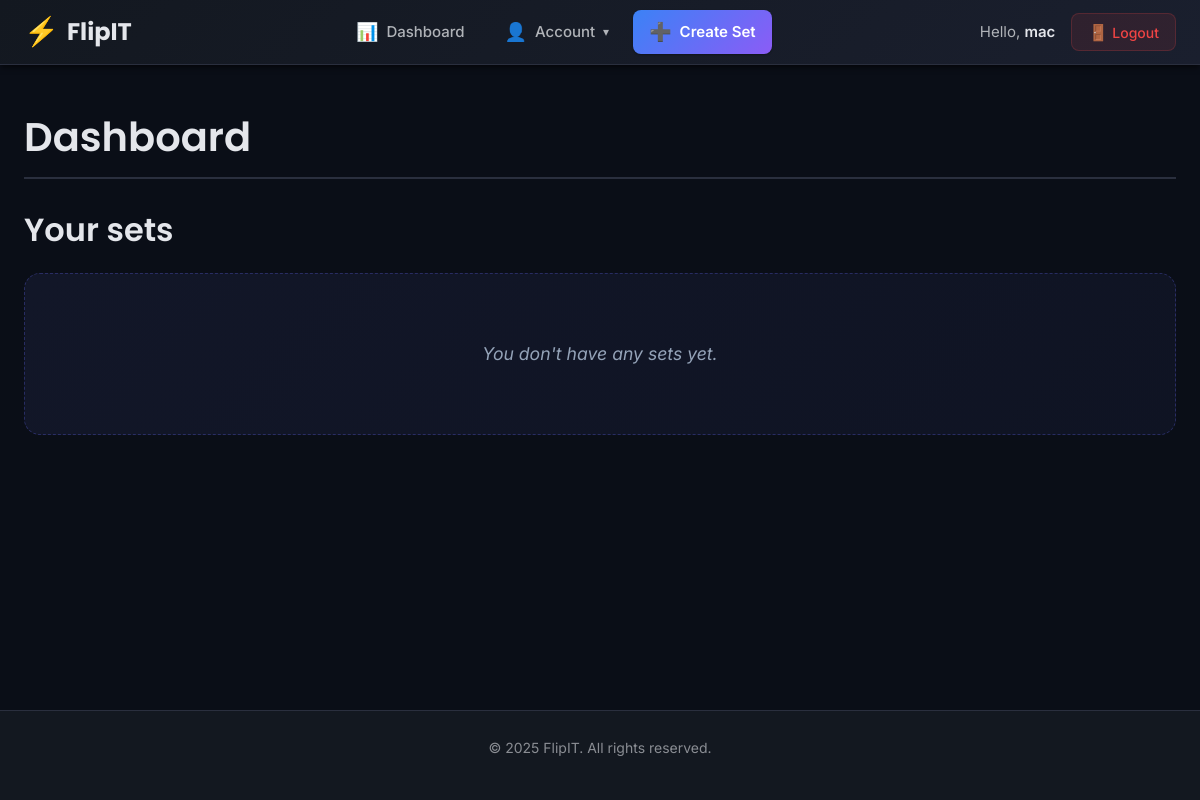
/account/ (signed in), run on an earlier commit of the app's database.
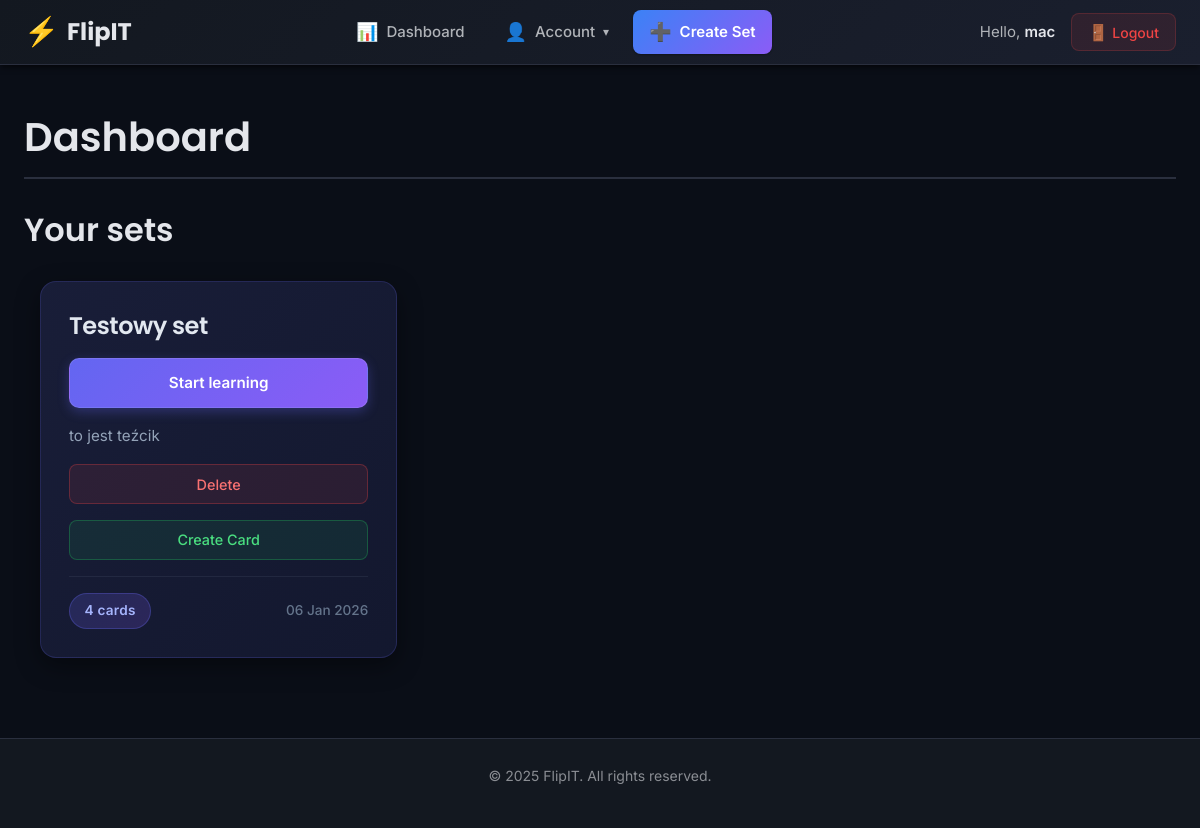
And on a later commit of the database.
### sets/models.py (models this page shows, shortened)
class Set(models.Model):
    owner=models.ForeignKey(
        User,
        on_delete=models.CASCADE,
        related_name='sets'
    )
    name = models.CharField(max_length=255, unique=True)
    description = models.CharField(blank=True)
    created_at = models.DateTimeField(auto_now_add=True)
    sessions_count = models.PositiveIntegerField(default=0, editable=False)
    @property
    def cards_count(self):
        return self.cards.count()

### account/views.py (the view)
# urls.py: path('', dashboard, name='dashboard'),
@login_required
def dashboard(request):
    sets = Set.objects.filter(owner=request.user)
    return render(
        request,
        'account/dashboard.html',
        {
            'section': 'dashboard',
            'sets': sets
        }
    )

### account/templates/account/dashboard.html (shortened to what this page needs)
{% extends "base.html" %}
{% block content %}
  <h1>Dashboard</h1>
  <h2>Your sets</h2>
  {% include 'sets/sets_plates.html' %}
{% endblock %}

### account/templates/base.html (shortened to what this page needs)
{% load static %}
<!DOCTYPE html>
<html lang="en">
<head>
  <link href="{% static "css/base.css" %}" rel="stylesheet">
</head>
<body>
  <header id="header" class="header">
    <div class="header-container">
      <a href="{% url 'dashboard' %}" class="logo">
        <span class="logo-icon">⚡</span>
        <span class="logo-text">FlipIT</span>
      </a>
      {% if request.user.is_authenticated %}
        <nav class="menu" id="mainNav">
          <ul class="menu-list">
            <li class="menu-item">
              <a href="{% url "dashboard" %}" class="menu-link">
                <span class="menu-icon">📊</span>
                <span>Dashboard</span>
              </a>
            </li>
            <li class="menu-item {% if section == "account" %}selected{% endif %}">
              <button class="menu-link dropdown-trigger" data-dropdown="accountDropdown" type="button">
                <span class="menu-icon">👤</span>
                <span>Account</span>
                <span class="dropdown-arrow">▾</span>
              </button>
            </li>
            <li class="menu-item">
              <a href="{% url 'sets:set_create' %}" class="menu-link btn-primary">
                <span class="menu-icon">➕</span>
                <span>Create Set</span>
              </a>
            </li>
          </ul>
        </nav>
      {% endif %}
      <div class="user-section">
        {% if request.user.is_authenticated %}
          <span class="user-greeting">
            Hello, <strong>{{ request.user.first_name|default:request.user.username }}</strong>
          </span>
          <form action="{% url "logout" %}" method="post" class="logout-form">
            <button type="submit" class="btn-logout">
              <span class="logout-icon">🚪</span>
              <span>Logout</span>
            </button>
          </form>
        {% else %}
          <a href="{% url "login" %}" class="btn-login">Log in</a>
        {% endif %}
      </div>
    </div>
  </header>
  <main id="content" class="content">
    {% block content %}
    {% endblock %}
  </main>
  <footer class="footer">
    <div class="footer-container">
      <p class="footer-text">&copy; 2025 FlipIT. All rights reserved.</p>
    </div>
  </footer>
</body>
</html>

### sets/templates/sets/sets_plates.html (shortened to what this page needs)
{% load static %}
<head>
  <link href="{% static "styles/sets_styles.css" %}" rel="stylesheet">
</head>
{% block content %}
  {% if sets %}
  <div id="sets-container">
    <ul class="sets-grid">
      {% for set in sets %}
        <li class="set-card">
          <div class="set-content">
            <h3 class="set-title">{{ set.name }}</h3>
            <a href="{% url 'learn_sessions:start' set.id %}">
              Start learning
            </a>
            <p class="set-description">{{ set.description|default:"No description" }}</p>
            <div class="delete_set">
              <form method="post"
                  action="{% url 'sets:delete' set.id %}"
                  onsubmit="return confirm('Are you sure you want to permanently remove the {{ set.name }} set?');">
                <button type="submit">Delete</button>
              </form>
            </div>
            <div class="create_card">
              <form method="post" action="{% url 'sets:create' set.id %}">
                <button type="submit">Create Card</button>
              </form>
            </div>
            <div class="set-footer">
              <span class="card-count">{{ set.cards_count }} cards</span>
              <small class="set-date">{{ set.created_at|date:"d M Y" }}</small>
            </div>
          </div>
        </li>
      {% endfor %}
    </ul>
  </div>
  {% else %}
    <p class="empty-state">You don't have any sets yet.</p>
  {% endif %}
{% endblock content %}

### sets/static/styles/sets_styles.css (style rules this page uses)
#sets-container { margin: 2rem auto; max-width: 1400px; padding: 0 1rem; animation: fadeIn 0.6s ease-out; }
.sets-grid { list-style: none; padding: 0; margin: 0; display: grid; grid-template-columns: repeat(auto-fill, minmax(320px, 1fr)); gap: 1.5rem; }
.set-card { background: linear-gradient(135deg, rgba(26, 31, 58, 0.95) 0%, rgba(20, 25, 48, 0.95) 100%); border-radius: 16px; box-shadow: 0 8px 24px rgba(0, 0, 0, 0.4); border: 1px solid rgba(99, 102, 241, 0.2); transition: all 0.3s cubic-bezier(0.4, 0, 0.2, 1); position: relative; overflow: hidden; }
.set-card::before { content: ""; position: absolute; top: 0; left: 0; right: 0; height: 3px; background: linear-gradient(90deg, #6366f1, #8b5cf6, #ec4899); opacity: 0; transition: opacity 0.3s ease; }
.set-content { padding: 1.75rem; height: 100%; display: flex; flex-direction: column; gap: 1rem; }
.set-title { margin: 0; font-size: 1.5rem; color: #e2e8f0; font-weight: 600; font-family: "Poppins", sans-serif; line-height: 1.3; letter-spacing: -0.02em; }
.set-content > a { display: inline-flex; align-items: center; justify-content: center; padding: 0.75rem 1.5rem; background: linear-gradient(135deg, #6366f1 0%, #8b5cf6 100%); color: white; text-decoration: none; border-radius: 10px; font-weight: 600; font-size: 0.95rem; transition: all 0.3s ease; box-shadow: 0 4px 12px rgba(99, 102, 241, 0.3); border: 1px solid rgba(255, 255, 255, 0.1); }
.set-description { margin: 0; color: #94a3b8; line-height: 1.6; flex-grow: 1; font-size: 0.95rem; }
.delete_set, .create_card { margin: 0; }
.delete_set form, .create_card form { margin: 0; }
.delete_set button, .create_card button { width: 100%; padding: 0.65rem 1.25rem; border-radius: 8px; font-weight: 500; font-size: 0.9rem; cursor: pointer; transition: all 0.3s ease; border: 1px solid; font-family: "Inter", sans-serif; }
.create_card button { background: rgba(34, 197, 94, 0.1); color: #4ade80; border-color: rgba(34, 197, 94, 0.3); }
.delete_set button { background: rgba(239, 68, 68, 0.1); color: #f87171; border-color: rgba(239, 68, 68, 0.3); }
.set-footer { display: flex; justify-content: space-between; align-items: center; padding-top: 1rem; border-top: 1px solid rgba(148, 163, 184, 0.1); margin-top: auto; }
.card-count { background: linear-gradient(135deg, rgba(99, 102, 241, 0.2) 0%, rgba(139, 92, 246, 0.2) 100%); color: #a5b4fc; padding: 0.4rem 0.9rem; border-radius: 20px; font-size: 0.85rem; font-weight: 600; border: 1px solid rgba(99, 102, 241, 0.3); letter-spacing: 0.02em; }
.set-date { color: #64748b; font-size: 0.85rem; font-weight: 500; }
.set-card { animation: slideIn 0.5s ease-out backwards; }
.set-card:nth-child(1) { animation-delay: 0.05s; }

What changed in the data, as far as the page shows it:
added Set: name "Testowy set", description "to jest teźcik", cards_count "4", created_at "06 Jan 2026"
Also different on the page:
text no longer shown: "You don't have any sets yet."
